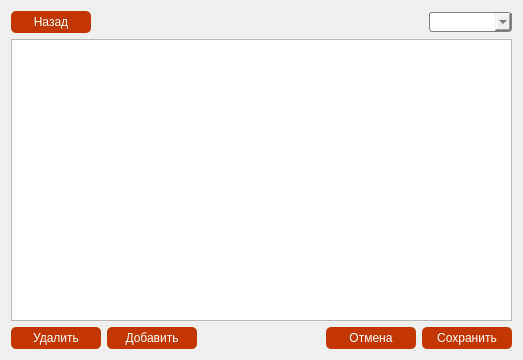
<?xml version="1.0" encoding="UTF-8"?>
<ui version="4.0">
 <class>WgtEditTable</class>
 <widget class="QWidget" name="WgtEditTable">
  <property name="geometry">
   <rect>
    <x>0</x>
    <y>0</y>
    <width>523</width>
    <height>360</height>
   </rect>
  </property>
  <property name="windowTitle">
   <string>Form</string>
  </property>
  <layout class="QVBoxLayout" name="verticalLayout">
   <item>
    <layout class="QHBoxLayout" name="horizontalLayout_4">
     <item>
      <widget class="QPushButton" name="pbtnBackToMenu">
       <property name="sizePolicy">
        <sizepolicy hsizetype="Preferred" vsizetype="Preferred">
         <horstretch>0</horstretch>
         <verstretch>0</verstretch>
        </sizepolicy>
       </property>
       <property name="minimumSize">
        <size>
         <width>80</width>
         <height>22</height>
        </size>
       </property>
       <property name="cursor">
        <cursorShape>PointingHandCursor</cursorShape>
       </property>
       <property name="styleSheet">
        <string notr="true">QPushButton 
{
  	background-color: rgb(194, 55, 0);
  	color: white;
	border-radius: 5px;
    border-color: beige;
}

QPushButton:hover 
{
	background-color: qlineargradient(spread:pad, x1:0, y1:0, x2:1, y2:0, stop:0 rgb(255, 125, 11), stop:1 rgb(255, 188, 17))
}
QPushButton:pressed {
     background-color: rgb(98, 98, 98);
     border-style: inset;
 }</string>
       </property>
       <property name="text">
        <string>Назад</string>
       </property>
       <property name="iconSize">
        <size>
         <width>30</width>
         <height>30</height>
        </size>
       </property>
      </widget>
     </item>
     <item>
      <spacer name="horizontalSpacer_2">
       <property name="orientation">
        <enum>Qt::Horizontal</enum>
       </property>
       <property name="sizeHint" stdset="0">
        <size>
         <width>40</width>
         <height>20</height>
        </size>
       </property>
      </spacer>
     </item>
     <item>
      <widget class="QComboBox" name="comboBoxListTables">
       <property name="styleSheet">
        <string notr="true">QComboBox {
     border: 1px solid gray;
     border-radius: 3px;
     padding: 1px 18px 1px 3px;
     min-width: 6em;
 }

 QComboBox:editable {
     background: white;
 }

QComboBox:!editable, QComboBox::drop-down:editable {
      background: qlineargradient(x1: 0, y1: 0, x2: 0, y2: 1,
                                  stop: 0 #E1E1E1, stop: 0.4 #DDDDDD,
                                  stop: 0.5 #D8D8D8, stop: 1.0 #D3D3D3);
	color:  rgb(48, 48, 48);
 }

QComboBox:!editable:on, QComboBox::drop-down:editable:on {
     background: qlineargradient(x1: 0, y1: 0, x2: 0, y2: 1,
                                 stop: 0 rgb(79, 79, 79), stop: 0.4 #D8D8D8,
                                 stop: 0.5 #DDDDDD, stop: 1.0 #E1E1E1);
 }

QComboBox:on { /* сдвиг текста, когда раскрывается всплывающий список */
     padding-top: 3px;
     padding-left: 4px;
 }

QComboBox QAbstractItemView {
     border: 2px solid darkgray;
	 color: rgb(48, 48, 48);
	 background-color: rgb(249, 249, 249)
 }</string>
       </property>
      </widget>
     </item>
    </layout>
   </item>
   <item>
    <widget class="QTableView" name="tableView">
     <property name="minimumSize">
      <size>
       <width>90</width>
       <height>0</height>
      </size>
     </property>
     <property name="styleSheet">
      <string notr="true">QTableView {
     selection-background-color: qlineargradient(x1: 0, y1: 0, x2: 0.5, y2: 0.5,
                                 stop: 0 rgb(255, 163, 5), stop: 1 rgb(239, 239, 0));
}

QTableView QTableCornerButton::section {
     background:  rgb(230, 230, 230);
     border: 2px outset  rgb(230, 230, 230);
 }

QHeaderView::section 
{
	background-color: rgb(230, 230, 230);
	color: rgb(48, 48, 48)
}</string>
     </property>
    </widget>
   </item>
   <item>
    <layout class="QHBoxLayout" name="horizontalLayout_5">
     <item>
      <widget class="QPushButton" name="pbtnDeleteRow">
       <property name="sizePolicy">
        <sizepolicy hsizetype="Preferred" vsizetype="Preferred">
         <horstretch>0</horstretch>
         <verstretch>0</verstretch>
        </sizepolicy>
       </property>
       <property name="minimumSize">
        <size>
         <width>90</width>
         <height>22</height>
        </size>
       </property>
       <property name="cursor">
        <cursorShape>PointingHandCursor</cursorShape>
       </property>
       <property name="styleSheet">
        <string notr="true">QPushButton 
{
  	background-color: rgb(194, 55, 0);
  	color: white;
	border-radius: 5px;
    border-color: beige;
}

QPushButton:hover 
{
	background-color: qlineargradient(spread:pad, x1:0, y1:0, x2:1, y2:0, stop:0 rgb(255, 125, 11), stop:1 rgb(255, 188, 17))
}
QPushButton:pressed {
     background-color: rgb(98, 98, 98);
     border-style: inset;
 }</string>
       </property>
       <property name="text">
        <string>Удалить</string>
       </property>
       <property name="iconSize">
        <size>
         <width>30</width>
         <height>30</height>
        </size>
       </property>
      </widget>
     </item>
     <item>
      <widget class="QPushButton" name="pbtnInsertRow">
       <property name="sizePolicy">
        <sizepolicy hsizetype="Preferred" vsizetype="Preferred">
         <horstretch>0</horstretch>
         <verstretch>0</verstretch>
        </sizepolicy>
       </property>
       <property name="minimumSize">
        <size>
         <width>90</width>
         <height>22</height>
        </size>
       </property>
       <property name="cursor">
        <cursorShape>PointingHandCursor</cursorShape>
       </property>
       <property name="styleSheet">
        <string notr="true">QPushButton 
{
  	background-color: rgb(194, 55, 0);
  	color: white;
	border-radius: 5px;
    border-color: beige;
}

QPushButton:hover 
{
	background-color: qlineargradient(spread:pad, x1:0, y1:0, x2:1, y2:0, stop:0 rgb(255, 125, 11), stop:1 rgb(255, 188, 17))
}
QPushButton:pressed {
     background-color: rgb(98, 98, 98);
     border-style: inset;
 }</string>
       </property>
       <property name="text">
        <string>Добавить</string>
       </property>
       <property name="iconSize">
        <size>
         <width>30</width>
         <height>30</height>
        </size>
       </property>
      </widget>
     </item>
     <item>
      <spacer name="horizontalSpacer_4">
       <property name="orientation">
        <enum>Qt::Horizontal</enum>
       </property>
       <property name="sizeHint" stdset="0">
        <size>
         <width>40</width>
         <height>20</height>
        </size>
       </property>
      </spacer>
     </item>
     <item>
      <widget class="QPushButton" name="pbtnCancelSaveInDb">
       <property name="sizePolicy">
        <sizepolicy hsizetype="Preferred" vsizetype="Preferred">
         <horstretch>0</horstretch>
         <verstretch>0</verstretch>
        </sizepolicy>
       </property>
       <property name="minimumSize">
        <size>
         <width>90</width>
         <height>22</height>
        </size>
       </property>
       <property name="maximumSize">
        <size>
         <width>16777215</width>
         <height>16777215</height>
        </size>
       </property>
       <property name="cursor">
        <cursorShape>PointingHandCursor</cursorShape>
       </property>
       <property name="styleSheet">
        <string notr="true">QPushButton 
{
  	background-color: rgb(194, 55, 0);
  	color: white;
	border-radius: 5px;
    border-color: beige;
}

QPushButton:hover 
{
	background-color: qlineargradient(spread:pad, x1:0, y1:0, x2:1, y2:0, stop:0 rgb(255, 125, 11), stop:1 rgb(255, 188, 17))
}
QPushButton:pressed {
     background-color: rgb(98, 98, 98);
     border-style: inset;
 }</string>
       </property>
       <property name="text">
        <string>Отмена</string>
       </property>
       <property name="iconSize">
        <size>
         <width>30</width>
         <height>30</height>
        </size>
       </property>
      </widget>
     </item>
     <item>
      <widget class="QPushButton" name="pbtnSaveInDb">
       <property name="sizePolicy">
        <sizepolicy hsizetype="Preferred" vsizetype="Preferred">
         <horstretch>0</horstretch>
         <verstretch>0</verstretch>
        </sizepolicy>
       </property>
       <property name="minimumSize">
        <size>
         <width>90</width>
         <height>22</height>
        </size>
       </property>
       <property name="cursor">
        <cursorShape>PointingHandCursor</cursorShape>
       </property>
       <property name="styleSheet">
        <string notr="true">QPushButton 
{
  	background-color: rgb(194, 55, 0);
  	color: white;
	border-radius: 5px;
    border-color: beige;
}

QPushButton:hover 
{
	background-color: qlineargradient(spread:pad, x1:0, y1:0, x2:1, y2:0, stop:0 rgb(255, 125, 11), stop:1 rgb(255, 188, 17))
}
QPushButton:pressed {
     background-color: rgb(98, 98, 98);
     border-style: inset;
 }</string>
       </property>
       <property name="text">
        <string>Сохранить</string>
       </property>
       <property name="iconSize">
        <size>
         <width>30</width>
         <height>30</height>
        </size>
       </property>
      </widget>
     </item>
    </layout>
   </item>
  </layout>
 </widget>
 <resources/>
 <connections/>
</ui>
